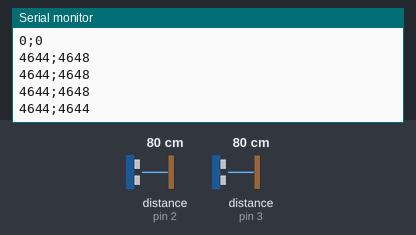
A sketch run on a simulated Arduino Uno, built with avr-gcc and run on an emulated ATmega328P. On the bench: the last lines printed to the serial monitor. Wiring (inferred from the names in the program): 2 × ultrasonic range finder: trigger pin 12, echo pin 2 / trigger pin 13, echo pin 3. The test bench sets the inputs (shaded band); at power-on: distance to the obstacle (sensors on pin 2, pin 3) 80 cm. The echo pulse lasts 58.3 µs per cm.

Above: at 1.3 s.
1.4 s: distance to the obstacle (sensor on pin 2) set to 2 cm
At 1.68 s:
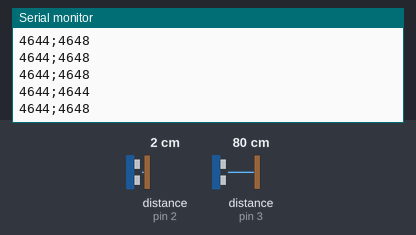
2.9 s: distance to the obstacle (sensor on pin 3) set to 2 cm
At 2.93 s:
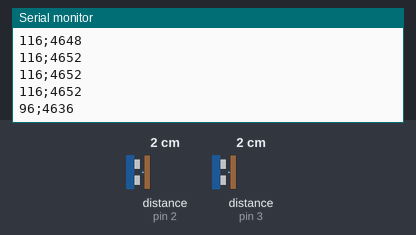
4.4 s: distance to the obstacle (sensor on pin 2) set to 4 cm
At 4.43 s:
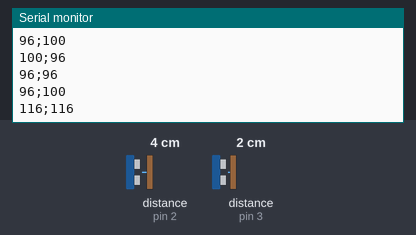
5.9 s: distance to the obstacle (sensor on pin 3) set to 4 cm
At 5.93 s:
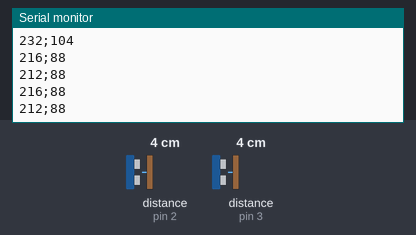
Timing chart, 0 to 8.4 s (numbered marks = the images above; inputs shaded):
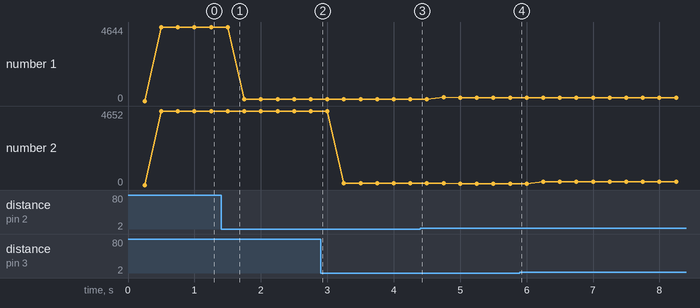

The sketch:

arduinoTheremin.ino
```cpp
#include <SimpleTimer.h>

#define desiredTriggerTime 30
#define trig1Pin 12
#define echo1Pin 2
#define echo1int 0// el corresponent al echo

#define trig2Pin 13
#define echo2Pin 3
#define echo2int 1// el corresponent al echo

SimpleTimer timer;

volatile int triggerState = 0;                  // Count down counter to trigger pulse time
volatile long triggerEnd = 0;

volatile long echo1start = 0;                         // Records start of echo pulse
volatile long echo1end = 0;                           // Records end of echo pulse
volatile long echo1duration = 0;                      // Duration - difference between end and start

volatile long echo2start = 0;                         // Records start of echo pulse
volatile long echo2end = 0;                           // Records end of echo pulse
volatile long echo2duration = 0;                      // Duration - difference between end and start

void setup()
{
  pinMode(trig1Pin, OUTPUT);                           // Trigger pin set to output
  pinMode(echo1Pin, INPUT);                            // Echo pin set to input

  pinMode(trig2Pin, OUTPUT);                           // Trigger pin set to output
  pinMode(echo2Pin, INPUT);                            // Echo pin set to input
  timer.setInterval(250, printDist);
  timer.setInterval(250, trigger_pulse);
  //Timer1.initialize(TIMER_US);                        // Initialise timer 1
  //Timer1.attachInterrupt(timerIsr);                 // Attach interrupt to the timer service routine
  attachInterrupt(echo1int, echo1interrupt, CHANGE);  // Attach interrupt to the sensor echo input
  attachInterrupt(echo2int, echo2interrupt, CHANGE);  // Attach interrupt to the sensor echo input
  Serial.begin(115200);                                // Initialise the serial monitor output
}

// ----------------------------------
// loop() Runs continuously in a loop.
// This is the background routine where most of the processing usualy takes place.
// Non time critical tasks should be run from here.
// ----------------------------------
void loop()
{
  if (triggerState == 0) {
    timer.run();
  }else{
    if (triggerEnd <= micros()) {
      digitalWrite(trig1Pin, LOW);               // Set the trigger output low
      digitalWrite(trig2Pin, LOW);               // Set the trigger output low
      triggerState = 0;
    }
  }

}
void printDist() {
  Serial.print(echo1duration);               // Print the distance in centimeters
  Serial.print(";");
  Serial.println(echo2duration);
}

// --------------------------
// trigger_pulse() called every 50 uS to schedule trigger pulses.
// Generates a pulse one timer tick long.
// Minimum trigger pulse width for the HC-SR04 is 10 us. This system
// delivers a 50 uS pulse.
// --------------------------
void trigger_pulse()
{
  if (triggerState == 0) {
    digitalWrite(trig1Pin, HIGH);              // Set the trigger output high
    digitalWrite(trig2Pin, HIGH);              // Set the trigger output high
    triggerEnd = micros()+desiredTriggerTime;
    triggerState = 1;
  }
}

// --------------------------
// echo_interrupt() External interrupt from HC-SR04 echo signal.
// Called every time the echo signal changes state.
//
// Note: this routine does not handle the case where the timer
//       counter overflows which will result in the occassional error.
// --------------------------
void echo1interrupt()
{
  switch (digitalRead(echo1Pin))                     // Test to see if the signal is high or low
  {
  case HIGH:                                      // High so must be the start of the echo pulse
    echo1end = 0;                                 // Clear the end time
    echo1start = micros();                        // Save the start time
    break;

  case LOW:                                       // Low so must be the end of hte echo pulse
    echo1end = micros();                          // Save the end time
    echo1duration = echo1end - echo1start;        // Calculate the pulse duration
    break;
  }
}

void echo2interrupt()
{
  switch (digitalRead(echo2Pin))                     // Test to see if the signal is high or low
  {
  case HIGH:                                      // High so must be the start of the echo pulse
    echo2end = 0;                                 // Clear the end time
    echo2start = micros();                        // Save the start time
    break;

  case LOW:                                       // Low so must be the end of hte echo pulse
    echo2end = micros();                          // Save the end time
    echo2duration = echo2end - echo2start;        // Calculate the pulse duration
    break;
  }
}
```

Measured:
- plotted number 1: 4644 → 96 after the input at 1.4 s, 116 → 212 after the input at 4.4 s
- plotted number 2: 4644 → 4636 after the input at 1.4 s, 116 → 88 after the input at 4.4 s
